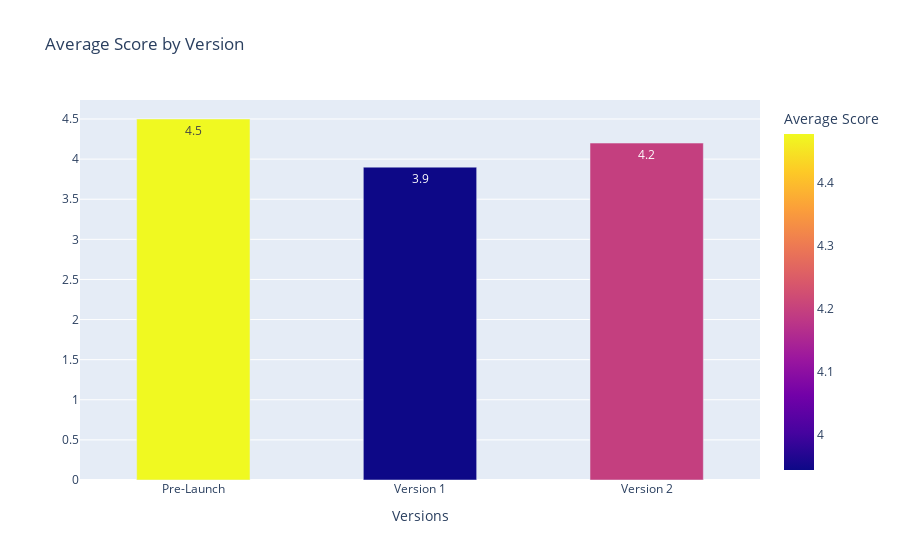

Here is the notebook cell this chart was saved with:
### Markdown cell above
## Average Score by Version - Bar Chart (Vertical)

### Code cell
# Average Score Trend by Version

avg_fig = go.Figure()

avg_fig = px.bar(average_scores_versions,
                 x='Versions',
                 y=np.round(average_scores_versions['Average Score'], decimals=1),
                 hover_data=['Versions', 'Average Score'],
                 color='Average Score',
                 labels={'Versions':'Versions', 'y':''},
                 text=np.round(average_scores_versions['Average Score'], decimals=1),
                 title='Average Score by Version')

avg_fig.update_traces(width=.5)

avg_fig.show()

### Figure 1 — Plotly figure (JSON) as saved in the notebook; plotly's stock layout.template omitted (floating-point values rounded to 4 significant figures)
{"data": [{"customdata": [[4.477], [3.945], [4.196]], "hovertemplate": "Versions=%{x}<br>=%{y}<br>text=%{text}<br>Average Score=%{marker.color}<extra></extra>", "legendgroup": "", "marker": {"color": [4.477, 3.945, 4.196], "coloraxis": "coloraxis", "pattern": {"shape": ""}}, "name": "", "orientation": "v", "showlegend": false, "text": [4.5, 3.9, 4.2], "textposition": "auto", "type": "bar", "width": 0.5, "x": ["Pre-Launch", "Version 1", "Version 2"], "xaxis": "x", "y": [4.5, 3.9, 4.2], "yaxis": "y"}], "layout": {"barmode": "relative", "coloraxis": {"colorbar": {"title": {"text": "Average Score"}}, "colorscale": [[0, "#0d0887"], [0.1111, "#46039f"], [0.2222, "#7201a8"], [0.3333, "#9c179e"], [0.4444, "#bd3786"], [0.5556, "#d8576b"], [0.6667, "#ed7953"], [0.7778, "#fb9f3a"], [0.8889, "#fdca26"], [1, "#f0f921"]]}, "legend": {"tracegroupgap": 0}, "title": {"text": "Average Score by Version"}, "xaxis": {"anchor": "y", "domain": [0, 1], "title": {"text": "Versions"}}, "yaxis": {"anchor": "x", "domain": [0, 1], "title": {"text": ""}}}}
